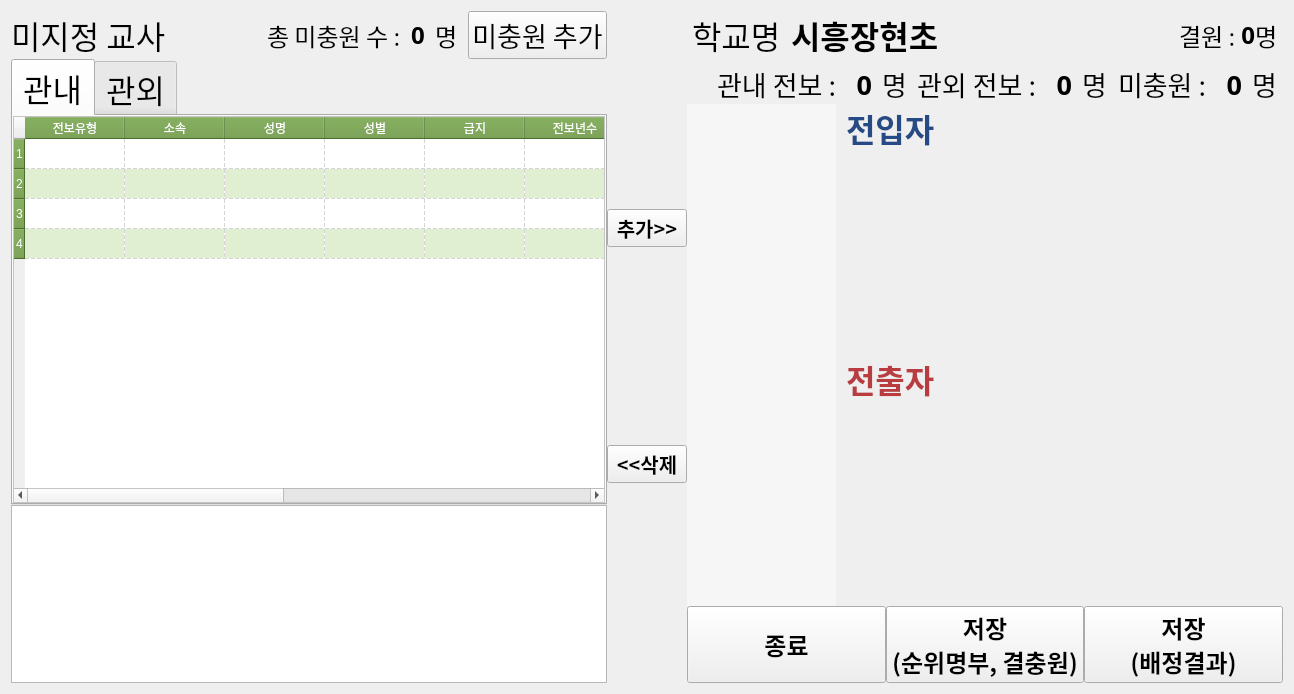
<?xml version="1.0" encoding="UTF-8"?>
<ui version="4.0">
 <class>WorkingField</class>
 <widget class="QWidget" name="WorkingField">
  <property name="geometry">
   <rect>
    <x>0</x>
    <y>0</y>
    <width>1294</width>
    <height>694</height>
   </rect>
  </property>
  <property name="mouseTracking">
   <bool>true</bool>
  </property>
  <property name="focusPolicy">
   <enum>Qt::NoFocus</enum>
  </property>
  <property name="windowTitle">
   <string>배치</string>
  </property>
  <layout class="QHBoxLayout" name="horizontalLayout" stretch="4,0,4">
   <property name="spacing">
    <number>0</number>
   </property>
   <item>
    <layout class="QVBoxLayout" name="verticalLayout_3">
     <property name="spacing">
      <number>0</number>
     </property>
     <item>
      <layout class="QHBoxLayout" name="horizontalLayout_7">
       <property name="spacing">
        <number>10</number>
       </property>
       <property name="topMargin">
        <number>0</number>
       </property>
       <item>
        <widget class="QLabel" name="label">
         <property name="sizePolicy">
          <sizepolicy hsizetype="Expanding" vsizetype="Preferred">
           <horstretch>0</horstretch>
           <verstretch>0</verstretch>
          </sizepolicy>
         </property>
         <property name="font">
          <font>
           <family>맑은 고딕</family>
           <pointsize>24</pointsize>
          </font>
         </property>
         <property name="text">
          <string>미지정 교사</string>
         </property>
        </widget>
       </item>
       <item>
        <widget class="QLabel" name="label_15">
         <property name="font">
          <font>
           <family>맑은 고딕</family>
           <pointsize>18</pointsize>
          </font>
         </property>
         <property name="text">
          <string>총 미충원 수 :</string>
         </property>
        </widget>
       </item>
       <item>
        <widget class="QLabel" name="label_total_term">
         <property name="font">
          <font>
           <family>맑은 고딕</family>
           <pointsize>18</pointsize>
           <weight>75</weight>
           <bold>true</bold>
          </font>
         </property>
         <property name="text">
          <string>0</string>
         </property>
        </widget>
       </item>
       <item>
        <widget class="QLabel" name="label_10">
         <property name="font">
          <font>
           <family>맑은 고딕</family>
           <pointsize>18</pointsize>
          </font>
         </property>
         <property name="text">
          <string>명</string>
         </property>
        </widget>
       </item>
       <item>
        <widget class="QPushButton" name="btn_add_term">
         <property name="font">
          <font>
           <family>맑은 고딕</family>
           <pointsize>20</pointsize>
           <weight>50</weight>
           <bold>false</bold>
          </font>
         </property>
         <property name="text">
          <string>미충원 추가</string>
         </property>
        </widget>
       </item>
      </layout>
     </item>
     <item>
      <layout class="QVBoxLayout" name="verticalLayout_4" stretch="5,2">
       <property name="spacing">
        <number>0</number>
       </property>
       <item>
        <widget class="QTabWidget" name="unspecified_tabWidget">
         <property name="font">
          <font>
           <family>맑은 고딕</family>
           <pointsize>24</pointsize>
          </font>
         </property>
         <property name="styleSheet">
          <string notr="true"/>
         </property>
         <property name="currentIndex">
          <number>0</number>
         </property>
         <widget class="QWidget" name="tab">
          <attribute name="title">
           <string>관내</string>
          </attribute>
          <layout class="QHBoxLayout" name="horizontalLayout_5">
           <property name="spacing">
            <number>0</number>
           </property>
           <property name="leftMargin">
            <number>0</number>
           </property>
           <property name="topMargin">
            <number>0</number>
           </property>
           <property name="rightMargin">
            <number>0</number>
           </property>
           <property name="bottomMargin">
            <number>0</number>
           </property>
           <item>
            <widget class="QTableWidget" name="tableWidget_internal">
             <property name="focusPolicy">
              <enum>Qt::StrongFocus</enum>
             </property>
             <property name="autoFillBackground">
              <bool>true</bool>
             </property>
             <property name="styleSheet">
              <string notr="true">QHeaderView::section{
	background-color	: rgb(106, 154, 62);
	color: white;
}

QTableWidget{
	background:rgb(255, 255, 255);
	alternate-background-color:rgb(224, 238, 210);
	selection-background-color:transparent;
	show-decoration-selected:10;
}

QTableWidget::item:selected {
	background-color: rgb(37, 114, 71);
	color: white;
}</string>
             </property>
             <property name="sizeAdjustPolicy">
              <enum>QAbstractScrollArea::AdjustToContentsOnFirstShow</enum>
             </property>
             <property name="editTriggers">
              <set>QAbstractItemView::NoEditTriggers</set>
             </property>
             <property name="dragDropOverwriteMode">
              <bool>false</bool>
             </property>
             <property name="alternatingRowColors">
              <bool>true</bool>
             </property>
             <property name="selectionMode">
              <enum>QAbstractItemView::SingleSelection</enum>
             </property>
             <property name="selectionBehavior">
              <enum>QAbstractItemView::SelectRows</enum>
             </property>
             <property name="textElideMode">
              <enum>Qt::ElideMiddle</enum>
             </property>
             <property name="gridStyle">
              <enum>Qt::DashLine</enum>
             </property>
             <property name="sortingEnabled">
              <bool>true</bool>
             </property>
             <property name="wordWrap">
              <bool>true</bool>
             </property>
             <property name="cornerButtonEnabled">
              <bool>false</bool>
             </property>
             <property name="rowCount">
              <number>4</number>
             </property>
             <property name="columnCount">
              <number>11</number>
             </property>
             <attribute name="horizontalHeaderCascadingSectionResizes">
              <bool>true</bool>
             </attribute>
             <attribute name="horizontalHeaderHighlightSections">
              <bool>false</bool>
             </attribute>
             <attribute name="horizontalHeaderShowSortIndicator" stdset="0">
              <bool>true</bool>
             </attribute>
             <attribute name="horizontalHeaderStretchLastSection">
              <bool>false</bool>
             </attribute>
             <attribute name="verticalHeaderHighlightSections">
              <bool>false</bool>
             </attribute>
             <row/>
             <row/>
             <row/>
             <row/>
             <column>
              <property name="text">
               <string>전보유형</string>
              </property>
             </column>
             <column>
              <property name="text">
               <string>소속</string>
              </property>
             </column>
             <column>
              <property name="text">
               <string>성명</string>
              </property>
             </column>
             <column>
              <property name="text">
               <string>성별</string>
              </property>
             </column>
             <column>
              <property name="text">
               <string>급지</string>
              </property>
             </column>
             <column>
              <property name="text">
               <string>전보년수</string>
              </property>
             </column>
             <column>
              <property name="text">
               <string>전보점수</string>
              </property>
             </column>
             <column>
              <property name="text">
               <string>1지망</string>
              </property>
             </column>
             <column>
              <property name="text">
               <string>2지망</string>
              </property>
             </column>
             <column>
              <property name="text">
               <string>3지망</string>
              </property>
             </column>
             <column>
              <property name="text">
               <string>비고</string>
              </property>
             </column>
            </widget>
           </item>
          </layout>
         </widget>
         <widget class="QWidget" name="tab_2">
          <attribute name="title">
           <string>관외</string>
          </attribute>
          <layout class="QHBoxLayout" name="horizontalLayout_4">
           <property name="leftMargin">
            <number>0</number>
           </property>
           <property name="topMargin">
            <number>0</number>
           </property>
           <property name="rightMargin">
            <number>0</number>
           </property>
           <property name="bottomMargin">
            <number>0</number>
           </property>
           <item>
            <widget class="QTableWidget" name="tableWidget_external">
             <property name="styleSheet">
              <string notr="true">QHeaderView::section{
	background-color	: rgb(57, 135, 144);
	color: white;
}

QTableWidget{
	background:rgb(255, 255, 255);
	alternate-background-color:rgb(209, 235, 238);
	selection-background-color:transparent;
	show-decoration-selected:10;
}

QTableWidget::item:selected {
	background-color: rgb(99, 186, 194);
	color: white;
}</string>
             </property>
             <property name="sizeAdjustPolicy">
              <enum>QAbstractScrollArea::AdjustToContentsOnFirstShow</enum>
             </property>
             <property name="editTriggers">
              <set>QAbstractItemView::NoEditTriggers</set>
             </property>
             <property name="alternatingRowColors">
              <bool>true</bool>
             </property>
             <property name="selectionMode">
              <enum>QAbstractItemView::SingleSelection</enum>
             </property>
             <property name="selectionBehavior">
              <enum>QAbstractItemView::SelectRows</enum>
             </property>
             <property name="gridStyle">
              <enum>Qt::DashLine</enum>
             </property>
             <property name="sortingEnabled">
              <bool>true</bool>
             </property>
             <attribute name="horizontalHeaderCascadingSectionResizes">
              <bool>true</bool>
             </attribute>
             <attribute name="horizontalHeaderHighlightSections">
              <bool>false</bool>
             </attribute>
             <attribute name="verticalHeaderHighlightSections">
              <bool>false</bool>
             </attribute>
             <column>
              <property name="text">
               <string>전보유형</string>
              </property>
             </column>
             <column>
              <property name="text">
               <string>지역</string>
              </property>
             </column>
             <column>
              <property name="text">
               <string>학교명</string>
              </property>
             </column>
             <column>
              <property name="text">
               <string>직위</string>
              </property>
             </column>
             <column>
              <property name="text">
               <string>성명</string>
              </property>
             </column>
             <column>
              <property name="text">
               <string>생년월일</string>
              </property>
             </column>
             <column>
              <property name="text">
               <string>성별</string>
              </property>
             </column>
             <column>
              <property name="text">
               <string>교육총경력</string>
              </property>
             </column>
             <column>
              <property name="text">
               <string>심화전공</string>
              </property>
             </column>
             <column>
              <property name="text">
               <string>1희망지구</string>
              </property>
             </column>
             <column>
              <property name="text">
               <string>2희망지구</string>
              </property>
             </column>
             <column>
              <property name="text">
               <string>3희망지구</string>
              </property>
             </column>
             <column>
              <property name="text">
               <string>휴직종류</string>
              </property>
             </column>
             <column>
              <property name="text">
               <string>휴직시작일</string>
              </property>
             </column>
             <column>
              <property name="text">
               <string>휴직종료일</string>
              </property>
             </column>
             <column>
              <property name="text">
               <string>친인척학교명</string>
              </property>
             </column>
             <column>
              <property name="text">
               <string>관계</string>
              </property>
             </column>
             <column>
              <property name="text">
               <string>성명</string>
              </property>
             </column>
             <column>
              <property name="text">
               <string>주소</string>
              </property>
             </column>
             <column>
              <property name="text">
               <string>휴대폰</string>
              </property>
             </column>
             <column>
              <property name="text">
               <string>이메일</string>
              </property>
             </column>
             <column>
              <property name="text">
               <string>교통수단</string>
              </property>
             </column>
             <column>
              <property name="text">
               <string>비고</string>
              </property>
             </column>
            </widget>
           </item>
          </layout>
         </widget>
        </widget>
       </item>
       <item>
        <widget class="QTextEdit" name="teacherInfoEdit">
         <property name="font">
          <font>
           <pointsize>16</pointsize>
          </font>
         </property>
         <property name="readOnly">
          <bool>true</bool>
         </property>
        </widget>
       </item>
      </layout>
     </item>
    </layout>
   </item>
   <item>
    <layout class="QVBoxLayout" name="verticalLayout_2" stretch="0,0">
     <item>
      <widget class="QPushButton" name="btn_add">
       <property name="sizePolicy">
        <sizepolicy hsizetype="Minimum" vsizetype="Fixed">
         <horstretch>0</horstretch>
         <verstretch>0</verstretch>
        </sizepolicy>
       </property>
       <property name="font">
        <font>
         <family>맑은 고딕</family>
         <pointsize>15</pointsize>
         <weight>75</weight>
         <bold>true</bold>
        </font>
       </property>
       <property name="autoFillBackground">
        <bool>false</bool>
       </property>
       <property name="text">
        <string>추가&gt;&gt;</string>
       </property>
       <property name="default">
        <bool>false</bool>
       </property>
       <property name="flat">
        <bool>false</bool>
       </property>
      </widget>
     </item>
     <item>
      <widget class="QPushButton" name="btn_del">
       <property name="sizePolicy">
        <sizepolicy hsizetype="Minimum" vsizetype="Fixed">
         <horstretch>0</horstretch>
         <verstretch>0</verstretch>
        </sizepolicy>
       </property>
       <property name="font">
        <font>
         <family>맑은 고딕</family>
         <pointsize>15</pointsize>
         <weight>75</weight>
         <bold>true</bold>
        </font>
       </property>
       <property name="text">
        <string>&lt;&lt;삭제</string>
       </property>
      </widget>
     </item>
    </layout>
   </item>
   <item>
    <layout class="QVBoxLayout" name="verticalLayout_5">
     <property name="spacing">
      <number>0</number>
     </property>
     <item>
      <layout class="QHBoxLayout" name="horizontalLayout_2" stretch="0,3,0,0,0">
       <property name="leftMargin">
        <number>5</number>
       </property>
       <property name="rightMargin">
        <number>5</number>
       </property>
       <item>
        <widget class="QLabel" name="label_8">
         <property name="sizePolicy">
          <sizepolicy hsizetype="Fixed" vsizetype="Preferred">
           <horstretch>0</horstretch>
           <verstretch>0</verstretch>
          </sizepolicy>
         </property>
         <property name="font">
          <font>
           <family>맑은 고딕</family>
           <pointsize>24</pointsize>
           <weight>50</weight>
           <bold>false</bold>
          </font>
         </property>
         <property name="text">
          <string>학교명</string>
         </property>
        </widget>
       </item>
       <item>
        <widget class="QLabel" name="label_school_name">
         <property name="font">
          <font>
           <family>맑은 고딕</family>
           <pointsize>24</pointsize>
           <weight>75</weight>
           <bold>true</bold>
          </font>
         </property>
         <property name="layoutDirection">
          <enum>Qt::RightToLeft</enum>
         </property>
         <property name="text">
          <string>시흥장현초</string>
         </property>
         <property name="alignment">
          <set>Qt::AlignLeading|Qt::AlignLeft|Qt::AlignVCenter</set>
         </property>
         <property name="indent">
          <number>10</number>
         </property>
        </widget>
       </item>
       <item>
        <widget class="QLabel" name="label_12">
         <property name="font">
          <font>
           <family>맑은 고딕</family>
           <pointsize>18</pointsize>
           <weight>50</weight>
           <bold>false</bold>
          </font>
         </property>
         <property name="text">
          <string>결원 : </string>
         </property>
        </widget>
       </item>
       <item>
        <widget class="QLabel" name="label_state">
         <property name="font">
          <font>
           <family>맑은 고딕</family>
           <pointsize>18</pointsize>
           <weight>75</weight>
           <bold>true</bold>
          </font>
         </property>
         <property name="text">
          <string>0</string>
         </property>
         <property name="alignment">
          <set>Qt::AlignRight|Qt::AlignTrailing|Qt::AlignVCenter</set>
         </property>
        </widget>
       </item>
       <item>
        <widget class="QLabel" name="label_13">
         <property name="font">
          <font>
           <family>맑은 고딕</family>
           <pointsize>18</pointsize>
           <weight>50</weight>
           <bold>false</bold>
          </font>
         </property>
         <property name="text">
          <string>명</string>
         </property>
        </widget>
       </item>
      </layout>
     </item>
     <item>
      <layout class="QHBoxLayout" name="horizontalLayout_9">
       <property name="spacing">
        <number>10</number>
       </property>
       <property name="leftMargin">
        <number>30</number>
       </property>
       <property name="topMargin">
        <number>5</number>
       </property>
       <property name="rightMargin">
        <number>5</number>
       </property>
       <property name="bottomMargin">
        <number>0</number>
       </property>
       <item>
        <widget class="QLabel" name="label_4">
         <property name="font">
          <font>
           <family>맑은 고딕</family>
           <pointsize>20</pointsize>
           <weight>50</weight>
           <bold>false</bold>
          </font>
         </property>
         <property name="text">
          <string>관내 전보 :</string>
         </property>
         <property name="alignment">
          <set>Qt::AlignRight|Qt::AlignTrailing|Qt::AlignVCenter</set>
         </property>
        </widget>
       </item>
       <item>
        <widget class="QLabel" name="label_inside">
         <property name="sizePolicy">
          <sizepolicy hsizetype="Preferred" vsizetype="Preferred">
           <horstretch>0</horstretch>
           <verstretch>0</verstretch>
          </sizepolicy>
         </property>
         <property name="font">
          <font>
           <family>맑은 고딕</family>
           <pointsize>20</pointsize>
           <weight>75</weight>
           <bold>true</bold>
          </font>
         </property>
         <property name="text">
          <string>0</string>
         </property>
         <property name="alignment">
          <set>Qt::AlignRight|Qt::AlignTrailing|Qt::AlignVCenter</set>
         </property>
         <property name="wordWrap">
          <bool>false</bool>
         </property>
        </widget>
       </item>
       <item>
        <widget class="QLabel" name="label_5">
         <property name="font">
          <font>
           <family>맑은 고딕</family>
           <pointsize>20</pointsize>
           <weight>50</weight>
           <bold>false</bold>
          </font>
         </property>
         <property name="text">
          <string>명</string>
         </property>
        </widget>
       </item>
       <item>
        <widget class="QLabel" name="label_2">
         <property name="font">
          <font>
           <family>맑은 고딕</family>
           <pointsize>20</pointsize>
           <weight>50</weight>
           <bold>false</bold>
          </font>
         </property>
         <property name="text">
          <string>관외 전보 :</string>
         </property>
         <property name="alignment">
          <set>Qt::AlignRight|Qt::AlignTrailing|Qt::AlignVCenter</set>
         </property>
        </widget>
       </item>
       <item>
        <widget class="QLabel" name="label_outside">
         <property name="sizePolicy">
          <sizepolicy hsizetype="Preferred" vsizetype="Preferred">
           <horstretch>0</horstretch>
           <verstretch>0</verstretch>
          </sizepolicy>
         </property>
         <property name="font">
          <font>
           <family>맑은 고딕</family>
           <pointsize>20</pointsize>
           <weight>75</weight>
           <bold>true</bold>
          </font>
         </property>
         <property name="text">
          <string>0</string>
         </property>
         <property name="alignment">
          <set>Qt::AlignRight|Qt::AlignTrailing|Qt::AlignVCenter</set>
         </property>
        </widget>
       </item>
       <item>
        <widget class="QLabel" name="label_6">
         <property name="font">
          <font>
           <family>맑은 고딕</family>
           <pointsize>20</pointsize>
           <weight>50</weight>
           <bold>false</bold>
          </font>
         </property>
         <property name="text">
          <string>명</string>
         </property>
        </widget>
       </item>
       <item>
        <widget class="QLabel" name="label_9">
         <property name="font">
          <font>
           <family>맑은 고딕</family>
           <pointsize>20</pointsize>
           <weight>50</weight>
           <bold>false</bold>
          </font>
         </property>
         <property name="text">
          <string>미충원 :</string>
         </property>
        </widget>
       </item>
       <item>
        <widget class="QLabel" name="label_term">
         <property name="sizePolicy">
          <sizepolicy hsizetype="Preferred" vsizetype="Preferred">
           <horstretch>0</horstretch>
           <verstretch>0</verstretch>
          </sizepolicy>
         </property>
         <property name="font">
          <font>
           <family>맑은 고딕</family>
           <pointsize>20</pointsize>
           <weight>75</weight>
           <bold>true</bold>
          </font>
         </property>
         <property name="text">
          <string>0</string>
         </property>
         <property name="alignment">
          <set>Qt::AlignRight|Qt::AlignTrailing|Qt::AlignVCenter</set>
         </property>
        </widget>
       </item>
       <item>
        <widget class="QLabel" name="label_11">
         <property name="font">
          <font>
           <family>맑은 고딕</family>
           <pointsize>20</pointsize>
           <weight>50</weight>
           <bold>false</bold>
          </font>
         </property>
         <property name="text">
          <string>명</string>
         </property>
        </widget>
       </item>
      </layout>
     </item>
     <item>
      <layout class="QHBoxLayout" name="horizontalLayout_3" stretch="1,3">
       <property name="spacing">
        <number>0</number>
       </property>
       <item>
        <widget class="QListWidget" name="schoolListWidget">
         <property name="font">
          <font>
           <family>Nanum Gothic</family>
           <pointsize>18</pointsize>
           <weight>50</weight>
           <italic>false</italic>
           <bold>false</bold>
          </font>
         </property>
         <property name="styleSheet">
          <string notr="true">QListWidget{
	border: 0px;
	background-color: rgb(246, 246, 246);
	selection-color: rgb(0, 0, 0);
     selection-background-color: rgb(220, 220, 220);
	font: 18pt &quot;Nanum Gothic&quot;;
}
QListWidget:item{
	font: 18pt &quot;맑은 고딕&quot;;
}</string>
         </property>
         <property name="sizeAdjustPolicy">
          <enum>QAbstractScrollArea::AdjustIgnored</enum>
         </property>
         <property name="editTriggers">
          <set>QAbstractItemView::NoEditTriggers</set>
         </property>
         <property name="alternatingRowColors">
          <bool>true</bool>
         </property>
        </widget>
       </item>
       <item>
        <layout class="QVBoxLayout" name="verticalLayout" stretch="0,0,0,0">
         <property name="leftMargin">
          <number>10</number>
         </property>
         <property name="rightMargin">
          <number>10</number>
         </property>
         <item>
          <widget class="QLabel" name="label_3">
           <property name="font">
            <font>
             <family>맑은 고딕</family>
             <pointsize>24</pointsize>
             <weight>75</weight>
             <bold>true</bold>
            </font>
           </property>
           <property name="styleSheet">
            <string notr="true">QLabel{
	color: rgb(37, 74, 133);
}</string>
           </property>
           <property name="text">
            <string>전입자</string>
           </property>
          </widget>
         </item>
         <item>
          <widget class="QStackedWidget" name="stackedWidget">
           <property name="sizePolicy">
            <sizepolicy hsizetype="Preferred" vsizetype="Expanding">
             <horstretch>0</horstretch>
             <verstretch>0</verstretch>
            </sizepolicy>
           </property>
          </widget>
         </item>
         <item>
          <widget class="QLabel" name="label_7">
           <property name="font">
            <font>
             <family>맑은 고딕</family>
             <pointsize>24</pointsize>
             <weight>75</weight>
             <bold>true</bold>
            </font>
           </property>
           <property name="styleSheet">
            <string notr="true">QLabel{
	color: rgb(185, 60, 65)
}</string>
           </property>
           <property name="text">
            <string>전출자</string>
           </property>
          </widget>
         </item>
         <item>
          <widget class="QStackedWidget" name="stackedWidget_gone">
           <property name="sizePolicy">
            <sizepolicy hsizetype="Preferred" vsizetype="Expanding">
             <horstretch>0</horstretch>
             <verstretch>0</verstretch>
            </sizepolicy>
           </property>
          </widget>
         </item>
        </layout>
       </item>
      </layout>
     </item>
     <item>
      <layout class="QHBoxLayout" name="horizontalLayout_6">
       <property name="topMargin">
        <number>0</number>
       </property>
       <item>
        <widget class="QPushButton" name="button_exit">
         <property name="sizePolicy">
          <sizepolicy hsizetype="Minimum" vsizetype="Preferred">
           <horstretch>0</horstretch>
           <verstretch>0</verstretch>
          </sizepolicy>
         </property>
         <property name="font">
          <font>
           <family>맑은 고딕</family>
           <pointsize>18</pointsize>
           <weight>75</weight>
           <bold>true</bold>
          </font>
         </property>
         <property name="cursor">
          <cursorShape>PointingHandCursor</cursorShape>
         </property>
         <property name="text">
          <string>종료</string>
         </property>
        </widget>
       </item>
       <item>
        <widget class="QPushButton" name="button_update">
         <property name="sizePolicy">
          <sizepolicy hsizetype="Minimum" vsizetype="Preferred">
           <horstretch>0</horstretch>
           <verstretch>0</verstretch>
          </sizepolicy>
         </property>
         <property name="font">
          <font>
           <family>맑은 고딕</family>
           <pointsize>18</pointsize>
           <weight>75</weight>
           <bold>true</bold>
          </font>
         </property>
         <property name="cursor">
          <cursorShape>PointingHandCursor</cursorShape>
         </property>
         <property name="text">
          <string>저장
(순위명부, 결충원)</string>
         </property>
        </widget>
       </item>
       <item>
        <widget class="QPushButton" name="button_save_result">
         <property name="sizePolicy">
          <sizepolicy hsizetype="Minimum" vsizetype="Preferred">
           <horstretch>0</horstretch>
           <verstretch>0</verstretch>
          </sizepolicy>
         </property>
         <property name="font">
          <font>
           <family>맑은 고딕</family>
           <pointsize>18</pointsize>
           <weight>75</weight>
           <bold>true</bold>
          </font>
         </property>
         <property name="cursor">
          <cursorShape>PointingHandCursor</cursorShape>
         </property>
         <property name="text">
          <string>저장
(배정결과)</string>
         </property>
        </widget>
       </item>
      </layout>
     </item>
    </layout>
   </item>
  </layout>
 </widget>
 <resources/>
 <connections>
  <connection>
   <sender>btn_add</sender>
   <signal>clicked()</signal>
   <receiver>WorkingField</receiver>
   <slot>add()</slot>
   <hints>
    <hint type="sourcelabel">
     <x>685</x>
     <y>247</y>
    </hint>
    <hint type="destinationlabel">
     <x>423</x>
     <y>573</y>
    </hint>
   </hints>
  </connection>
  <connection>
   <sender>btn_del</sender>
   <signal>clicked()</signal>
   <receiver>WorkingField</receiver>
   <slot>delete()</slot>
   <hints>
    <hint type="sourcelabel">
     <x>685</x>
     <y>481</y>
    </hint>
    <hint type="destinationlabel">
     <x>445</x>
     <y>572</y>
    </hint>
   </hints>
  </connection>
  <connection>
   <sender>schoolListWidget</sender>
   <signal>currentRowChanged(int)</signal>
   <receiver>WorkingField</receiver>
   <slot>tabChanged(int)</slot>
   <hints>
    <hint type="sourcelabel">
     <x>829</x>
     <y>551</y>
    </hint>
    <hint type="destinationlabel">
     <x>636</x>
     <y>569</y>
    </hint>
   </hints>
  </connection>
  <connection>
   <sender>schoolListWidget</sender>
   <signal>currentRowChanged(int)</signal>
   <receiver>stackedWidget</receiver>
   <slot>setCurrentIndex(int)</slot>
   <hints>
    <hint type="sourcelabel">
     <x>829</x>
     <y>314</y>
    </hint>
    <hint type="destinationlabel">
     <x>1255</x>
     <y>342</y>
    </hint>
   </hints>
  </connection>
  <connection>
   <sender>schoolListWidget</sender>
   <signal>currentRowChanged(int)</signal>
   <receiver>stackedWidget_gone</receiver>
   <slot>setCurrentIndex(int)</slot>
   <hints>
    <hint type="sourcelabel">
     <x>829</x>
     <y>570</y>
    </hint>
    <hint type="destinationlabel">
     <x>1255</x>
     <y>612</y>
    </hint>
   </hints>
  </connection>
  <connection>
   <sender>button_update</sender>
   <signal>clicked()</signal>
   <receiver>WorkingField</receiver>
   <slot>update_file()</slot>
   <hints>
    <hint type="sourcelabel">
     <x>970</x>
     <y>671</y>
    </hint>
    <hint type="destinationlabel">
     <x>964</x>
     <y>699</y>
    </hint>
   </hints>
  </connection>
  <connection>
   <sender>button_save_result</sender>
   <signal>clicked()</signal>
   <receiver>WorkingField</receiver>
   <slot>save()</slot>
   <hints>
    <hint type="sourcelabel">
     <x>1140</x>
     <y>652</y>
    </hint>
    <hint type="destinationlabel">
     <x>1130</x>
     <y>699</y>
    </hint>
   </hints>
  </connection>
  <connection>
   <sender>button_exit</sender>
   <signal>clicked()</signal>
   <receiver>WorkingField</receiver>
   <slot>show_dialog_exit()</slot>
   <hints>
    <hint type="sourcelabel">
     <x>781</x>
     <y>657</y>
    </hint>
    <hint type="destinationlabel">
     <x>701</x>
     <y>652</y>
    </hint>
   </hints>
  </connection>
  <connection>
   <sender>unspecified_tabWidget</sender>
   <signal>currentChanged(int)</signal>
   <receiver>tableWidget_internal</receiver>
   <slot>clearSelection()</slot>
   <hints>
    <hint type="sourcelabel">
     <x>382</x>
     <y>164</y>
    </hint>
    <hint type="destinationlabel">
     <x>461</x>
     <y>188</y>
    </hint>
   </hints>
  </connection>
  <connection>
   <sender>unspecified_tabWidget</sender>
   <signal>currentChanged(int)</signal>
   <receiver>tableWidget_external</receiver>
   <slot>clearSelection()</slot>
   <hints>
    <hint type="sourcelabel">
     <x>391</x>
     <y>163</y>
    </hint>
    <hint type="destinationlabel">
     <x>116</x>
     <y>129</y>
    </hint>
   </hints>
  </connection>
  <connection>
   <sender>unspecified_tabWidget</sender>
   <signal>currentChanged(int)</signal>
   <receiver>teacherInfoEdit</receiver>
   <slot>clear()</slot>
   <hints>
    <hint type="sourcelabel">
     <x>552</x>
     <y>163</y>
    </hint>
    <hint type="destinationlabel">
     <x>348</x>
     <y>535</y>
    </hint>
   </hints>
  </connection>
  <connection>
   <sender>tableWidget_external</sender>
   <signal>currentCellChanged(int,int,int,int)</signal>
   <receiver>WorkingField</receiver>
   <slot>teacherInfoChanged(int)</slot>
   <hints>
    <hint type="sourcelabel">
     <x>116</x>
     <y>129</y>
    </hint>
    <hint type="destinationlabel">
     <x>233</x>
     <y>680</y>
    </hint>
   </hints>
  </connection>
  <connection>
   <sender>tableWidget_internal</sender>
   <signal>currentCellChanged(int,int,int,int)</signal>
   <receiver>WorkingField</receiver>
   <slot>teacherInfoChanged(int)</slot>
   <hints>
    <hint type="sourcelabel">
     <x>304</x>
     <y>263</y>
    </hint>
    <hint type="destinationlabel">
     <x>639</x>
     <y>350</y>
    </hint>
   </hints>
  </connection>
  <connection>
   <sender>btn_add_term</sender>
   <signal>clicked()</signal>
   <receiver>WorkingField</receiver>
   <slot>add_temp()</slot>
   <hints>
    <hint type="sourcelabel">
     <x>538</x>
     <y>38</y>
    </hint>
    <hint type="destinationlabel">
     <x>486</x>
     <y>6</y>
    </hint>
   </hints>
  </connection>
 </connections>
 <slots>
  <slot>add()</slot>
  <slot>delete()</slot>
  <slot>tabChanged(int)</slot>
  <slot>save()</slot>
  <slot>teacherInfoChanged(int)</slot>
  <slot>update_file()</slot>
  <slot>show_dialog_exit()</slot>
  <slot>add_temp()</slot>
 </slots>
</ui>
